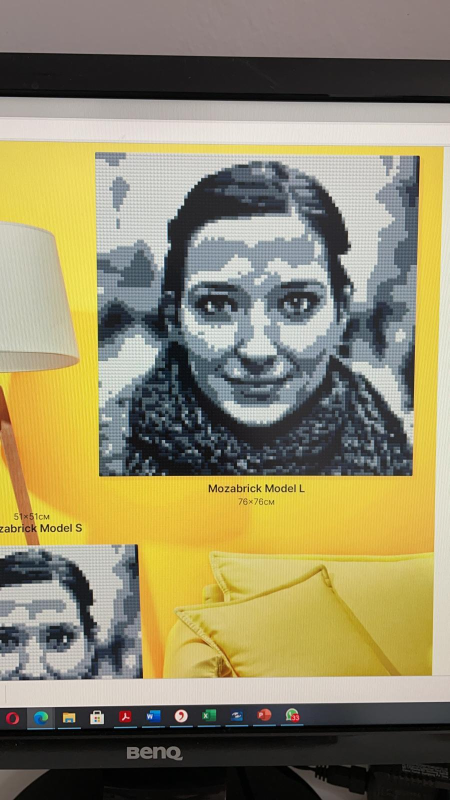
#> input picture AllFilesOld/ProblemStatement/OuputSS.jpeg, 900 x 1600 px, given in place of OutAll45.jpeg, which was not available (shown at 1/2 size)
$ python Gen_Lego_Final.py
#> lines starting #> are read from the running program, lines starting #| are printed output that depends on the picture
"""
python Gen_Lego_Final.py
Generate Lego File
"""

from PIL import Image
import os
from legofy import main as getLego
import cv2
import numpy as np


# [15 lines left out: functions convertGrayscale, applyCLAHE, not called in this run]

def applyReshape(InputPath, OutputPath, ReshapeSize=None):
#> called with ReshapeSize = (70, 70)
    image = cv2.imread(InputPath)
#> image is the input picture: shape (1600, 900, 3); mean B, G, R 104.5, 137.8, 145.9
    if not ReshapeSize == None:
        image = cv2.resize(image, ReshapeSize)
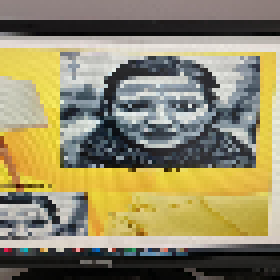
#> image: shape (70, 70, 3) (shown 4 times larger); mean B, G, R 105.1, 137.5, 145.4
    cv2.imwrite(OutputPath, image)
    return image

# [62 lines left out: functions DarkenImg2D, isGreater, DarkenImg3D, DarkenImg, not called in this run]

if __name__ == '__main__':
    # initial configuration
    ROOT_DIR = os.getcwd()
    ImgPath = os.path.join(ROOT_DIR, "ProblemStatement", "InputImg.jpeg")
    OutputDir = os.path.join(ROOT_DIR, 'GenFinal')

    FilterList = [45, 70, 105, 180, 360, 450]

    for FilterSize in FilterList:
        OutputPath = os.path.join(OutputDir, "OutAll"+str(FilterSize) + ".jpeg")
        # Make Legos
        getLego(image_path=ImgPath, output_path=OutputPath,
                size=FilterSize, palette_mode="custom", dither=False)
        # Apply Filters
        ImageSizes = [(70,70) , (105,105),(256,256),(512,512),(1024,1024),(2048,2048) ]
        # ImageSizes = ImageSizes[::-1]
        for imgSize in ImageSizes:
            # OutputFilterPath = os.path.join(OutputDir, "OutAllFiltered"+str(FilterSize) + "Size"+str(imgSize)+".jpeg")
            # OutputDarkFilterPath = os.path.join(OutputDir, "OutAllFiltered"+str(FilterSize) + "Size"+str(imgSize)+"_Dark.jpeg")
            OutputReshapePath = os.path.join(OutputDir, "OutAllReshape"+str(FilterSize) + "Size"+str(imgSize)+".jpeg")

            """
            image = cv2.imread(OutputPath)
            # print(image)
            # print(image.shape)
            arr = DarkenImg(image)
            cv2.imwrite(OutputDarkFilterPath, arr)
            """
            reshape_img = applyReshape(OutputPath, OutputReshapePath,ReshapeSize=imgSize)
#> pass 2 of the loop `for FilterSize in FilterList:`:
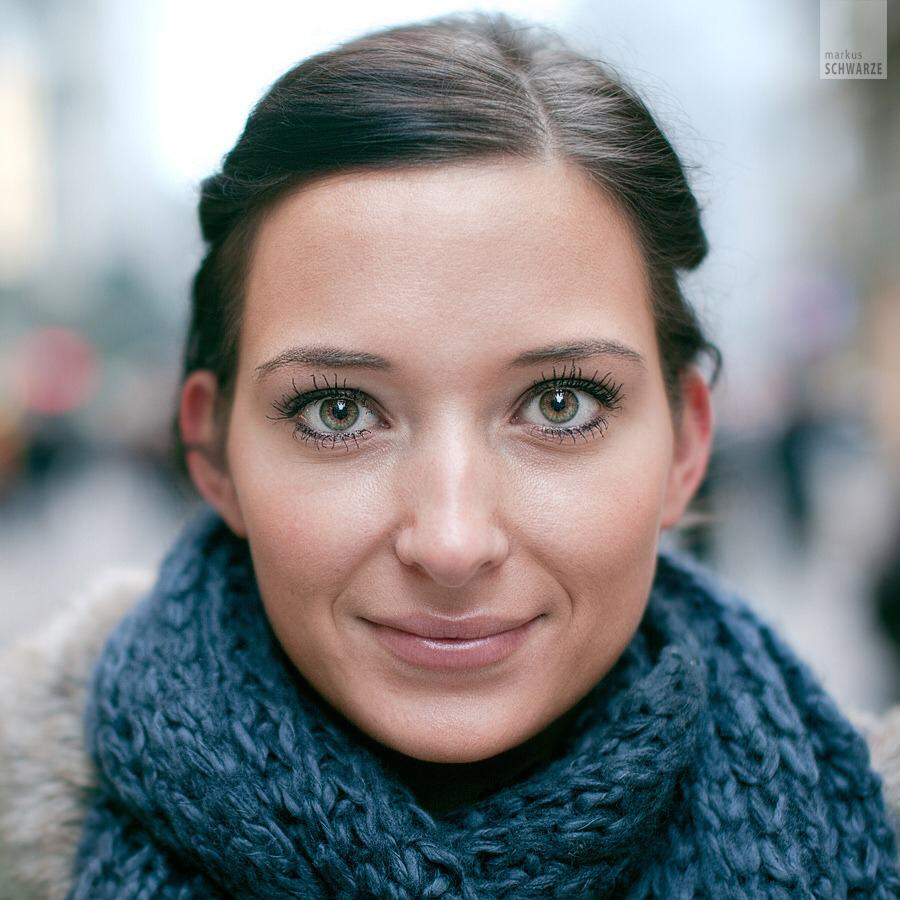
#> input picture AllFilesOld/ProblemStatement/InputImg.jpeg, 900 x 900 px, given in place of OutAll70.jpeg, which was not available
#> in applyReshape, image is the input picture: shape (900, 900, 3); mean B, G, R 136, 133.2, 131.1
#> in applyReshape (call 7), `image = cv2.resize(image, ReshapeSize)`:
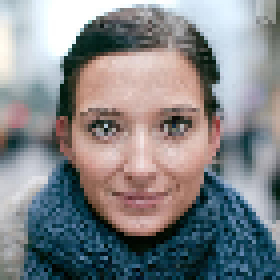
#> image: shape (70, 70, 3) (shown 4 times larger); mean B, G, R 136, 133.1, 131
#> (the run stopped early here; a loop or call above may not have finished)
